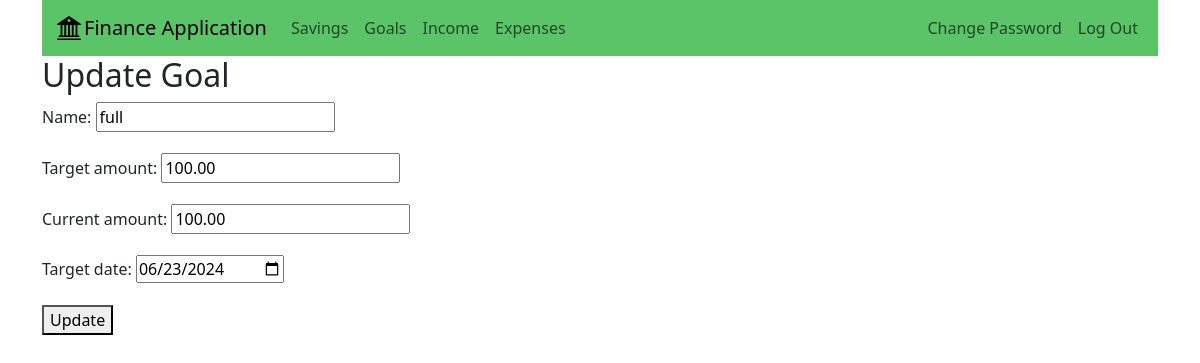
/finance/update-goal/19/ (signed in), run on the app's committed database.
### finance/models.py (models this page shows, shortened)
class Goals(models.Model):
    user = models.ForeignKey(User, on_delete=models.CASCADE)
    name = models.CharField(max_length=200)
    target_amount = models.DecimalField(max_digits=10, decimal_places=2)
    current_amount = models.DecimalField(max_digits=10, decimal_places=2)
    percentage = models.DecimalField(max_digits=5, decimal_places=2, default=0, blank=True, null=True)
    target_date = models.DateField()
    created_at = models.DateTimeField(auto_now_add=True)
    updated_at = models.DateTimeField(auto_now=True)

### finance/views.py (the view)
# urls.py: path('update-goal/<int:goal_id>/', update_goal, name='update_goal'),
@login_required
def update_goal(request, goal_id):
    goal = get_object_or_404(Goals, id=goal_id, user=request.user)
    user = request.user
    user_id = user.id
    goals = Goals.objects.filter(user_id=user_id)
    if request.method == 'POST':
        form = GoalForm(request.POST, instance=goal)
        if form.is_valid():
            form.save()
            return render(request, 'goal_home.html', {'goals': goals})
    else:
        form = GoalForm(instance=goal)
    return render(request, 'update_goal.html', {'form': form})

### finance_application/forms.py (shortened to what this page needs)
class GoalForm(forms.ModelForm):
    target_date = forms.DateField(
        widget=forms.DateInput(attrs={'type': 'date', 'min': date.today().strftime('%Y-%m-%d')}),
        initial=date.today,
    )
    class Meta:
        model = Goals
        fields = ['name', 'target_amount', 'current_amount', 'target_date']

### dashboard/templates/goals/update_goal.html (shortened to what this page needs)
{% extends "base.html" %}
    {% block content %}
        <h2>Update Goal</h2>
        <form method="post">
            {{ form.as_p }}
            <button type="submit">Update</button>
        </form>
    {% endblock %}

### data on the page
Goals: name "full", target_amount "100.00", current_amount "100.00", target_date "06/23/2024"
